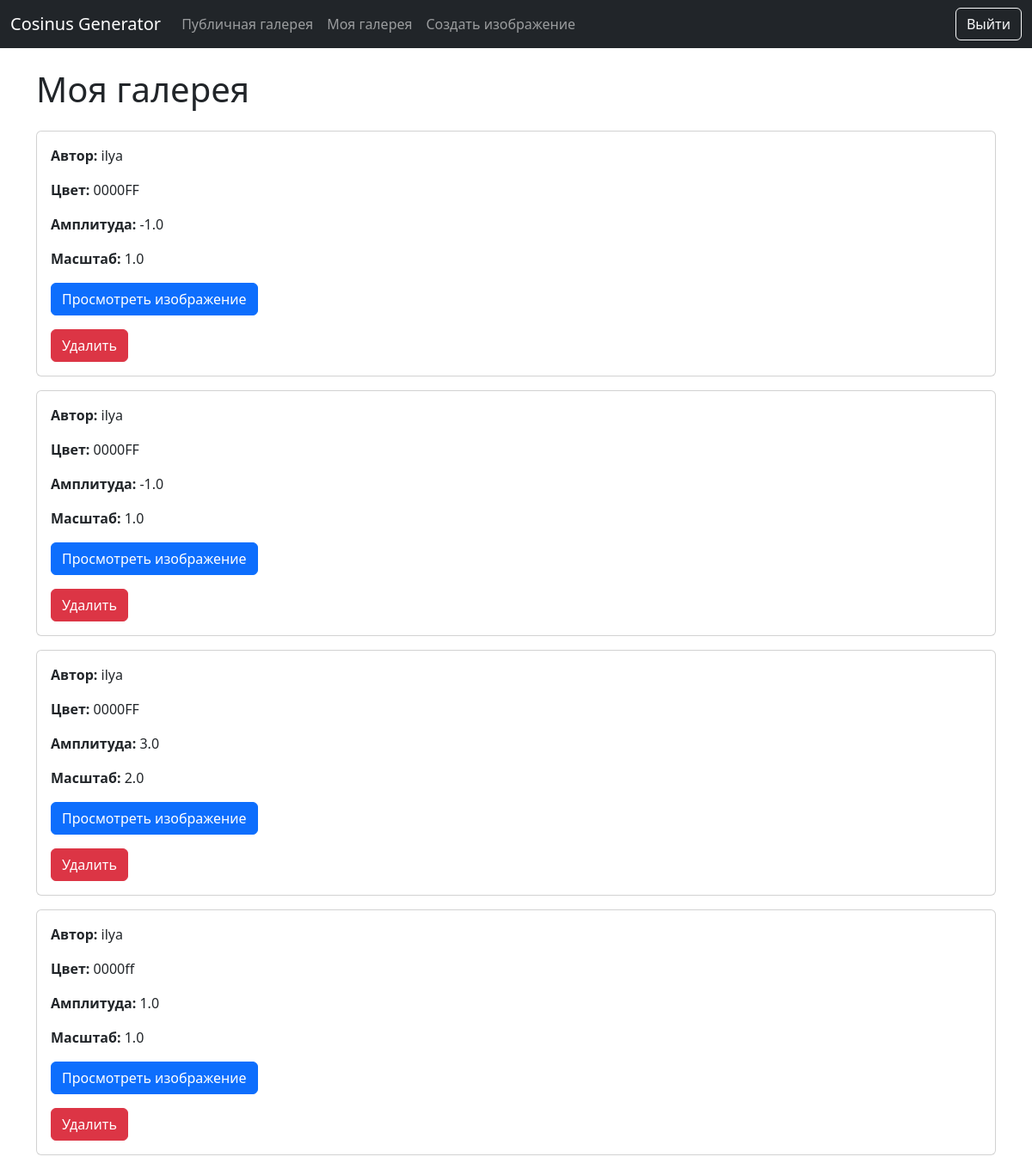
The page /gallery/my/ (signed in) on the database its author committed.
### images/models.py (models this page shows, shortened)
class ImageConfig(models.Model):
    user = models.ForeignKey(User, on_delete=models.CASCADE, related_name='image_configs')
    color = models.CharField(max_length=7, default='#0000FF')  # HEX-код цвета, по умолчанию синий
    amplitude = models.FloatField(
        validators=[MinValueValidator(0.1), MaxValueValidator(10.0)], default=1.0
    )  # Амплитуда косинуса
    scale = models.FloatField(
        validators=[MinValueValidator(0.1), MaxValueValidator(10.0)], default=1.0
    )  # Масштаб графика
    created_at = models.DateTimeField(auto_now_add=True)
    class Meta:
        ordering = ['-created_at']

class User(AbstractUser): # Определение кастомной модели пользователя, наследующейся от AbstractUser
    groups = models.ManyToManyField(
        'auth.Group',
        related_name='images_user_groups',  # Уникальное имя для обратного аксессора
        blank=True,
        help_text='The groups this user belongs to.',
        verbose_name='groups'
    )

### images/views.py (the view)
# urls.py: path('gallery/my/', views.my_gallery, name='my_gallery'),
@login_required
def my_gallery(request):
    configs = ImageConfig.objects.filter(user=request.user)
    return render(request, 'gallery.html', {'configs': configs})

### images/templates/gallery.html (shortened to what this page needs)
{% extends "base.html" %}
{% block content %}
    <h1 class="mb-4">
        {% if gallery_user %}
            Галерея пользователя {{ gallery_user.username }}
        {% elif request.path == '/gallery/my/' %}
            Моя галерея
        {% else %}
            Публичная галерея
        {% endif %}
    </h1>
    {% if authors %}
        {% for author in authors %}
            <div class="card mb-3">
                <div class="card-body">
                    <p class="card-text"><strong>Автор:</strong> {{ author.username }}</p>
                    <a href="{% url 'user_gallery' author.username %}" class="btn btn-primary">Посмотреть галерею</a>
                </div>
            </div>
        {% endfor %}
    {% elif configs %}
        {% for config in configs %}
            <div class="card mb-3">
                <div class="card-body">
                    <p class="card-text"><strong>Автор:</strong> {{ config.user.username }}</p>
                    <p class="card-text"><strong>Цвет:</strong> {{ config.color }}</p>
                    <p class="card-text"><strong>Амплитуда:</strong> {{ config.amplitude }}</p>
                    <p class="card-text"><strong>Масштаб:</strong> {{ config.scale }}</p>
                    <a href="{% url 'image_detail' config.pk %}" class="btn btn-primary">Просмотреть изображение</a>
                    <div class="mt-3">
                        {% if user == config.user or user.is_staff %}
                            <form method="post" action="{% url 'delete_config' config.pk %}" class="d-inline">
                                <button type="submit" class="btn btn-danger">Удалить</button>
                            </form>
                        {% endif %}
                    </div>
                </div>
            </div>
        {% endfor %}
    {% else %}
        <p class="text-muted">Конфигурации или авторы не найдены.</p>
    {% endif %}
{% endblock %}

### rows shown on the page
ImageConfig: user.username "ilya", color "0000FF", amplitude "-1.0", scale "1.0", shows "Удалить"
ImageConfig: user.username "ilya", color "0000FF", amplitude "-1.0", scale "1.0", shows "Удалить"
ImageConfig: user.username "ilya", color "0000FF", amplitude "3.0", scale "2.0", shows "Удалить"
ImageConfig: user.username "ilya", color "0000ff", amplitude "1.0", scale "1.0", shows "Удалить"
